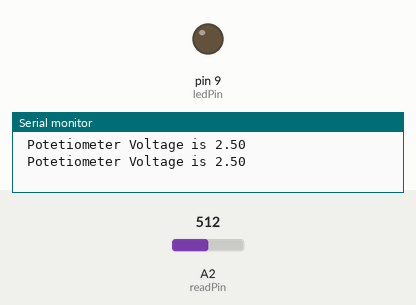
Simulated run of this sketch. Board: Arduino Uno, built with avr-gcc and run on an emulated ATmega328P. Parts: output pins drawn as LEDs (lit = HIGH), the last lines printed to the serial monitor. Inputs (shaded band) come from the test bench; at power-on: A2 (readPin) = 512.

Above: at 3.8 s.
3.9 s: A2 (readPin) set to 803
7.8 s: A2 (readPin) set to 831
At 10.4 s:
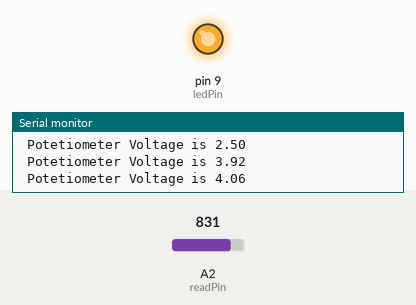
11.7 s: A2 (readPin) set to 716
At 12.7 s:
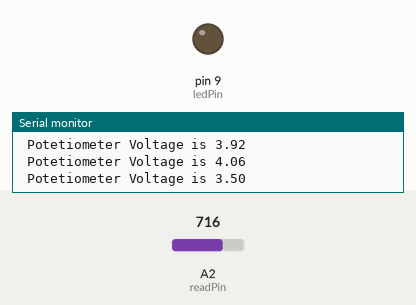
15.6 s: A2 (readPin) set to 900
At 18.5 s:
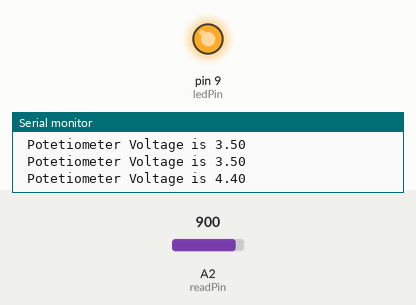
Timing chart, 0 to 20.0 s (numbered marks = the images above; inputs shaded):
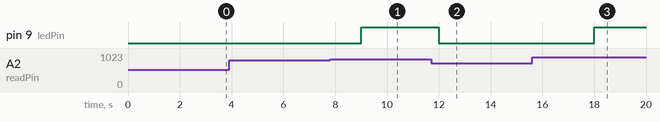

Measured:
- the behaviour switches between 818 and 819 on A2 (readPin) (found by bisection; images 0 and 1)
- after the input at 7.8 s, pin 9 (ledPin): LOW → HIGH after 1.2 s
- after the input at 11.7 s, pin 9 (ledPin): HIGH → LOW after 0.30 s
- after the input at 15.6 s, pin 9 (ledPin): LOW → HIGH after 2.4 s

The sketch:

8_if_statements.ino
```cpp
//IF STATEMENTS IN ARDUINO
//ADDITIONAL LED ADDED TO THE POTETIOMETER CIRCUIT FROM EARLIER


int readPin=A2;
int ledPin=9;
int wait=3000;
float readVal;
float V2;

void setup() {
  // put your setup code here, to run once:
  Serial.begin(9600);
  pinMode(readPin,INPUT);
  pinMode(ledPin,OUTPUT);

}

void loop() {
  // put your main code here, to run repeatedly:
 readVal=analogRead(readPin);
 V2=(5./1023.)*readVal;
 Serial.print(" Potetiometer Voltage is ");
Serial.println(V2);
if(V2>4.0){
  digitalWrite(ledPin,HIGH);
}
 //THE LED SHOULD TURN ON WHEN THE VOLTAGE EXCEEDS 4.
 //THIS IS AN EXAMPLE OF HOW TO USE THE IF STATEMENT IN ARDUINO.

if(V2<4.0){
  digitalWrite(ledPin,LOW);
}
delay(wait);
}
```
